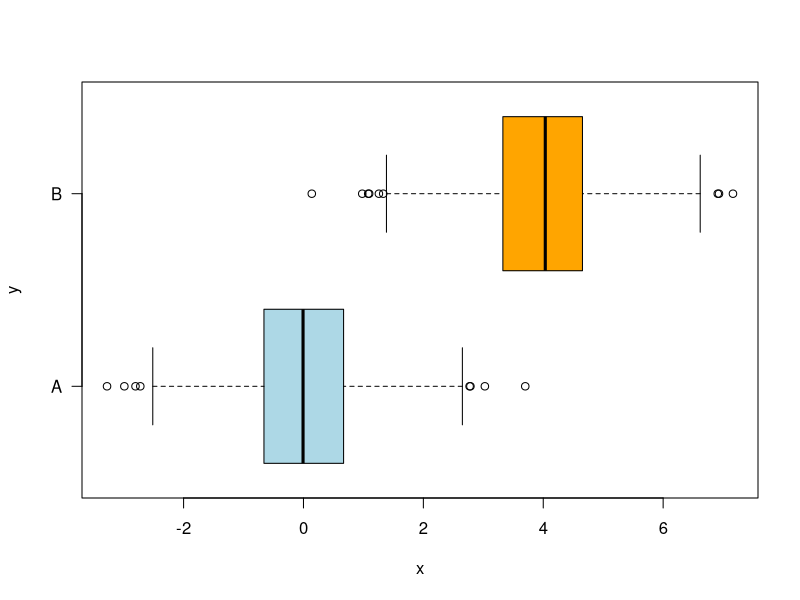
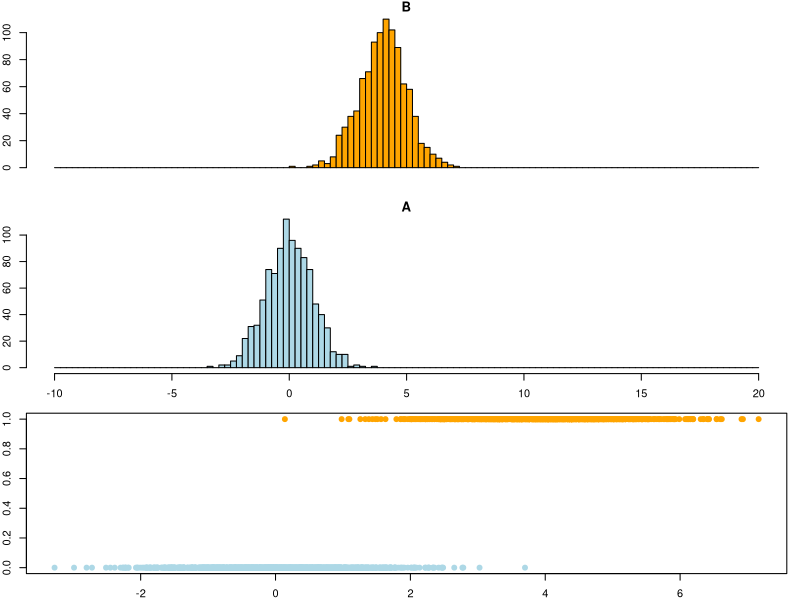

Write R code to recreate these figures, in order.
## ---- chunk 1
library(MASS)                 # LDA and QDA

knitr::opts_chunk$set(echo = TRUE)
## ---- chunk 2

###
#
# prediction.metrics function -- to return a list with all the metrics values
#
# Based on R functions shared by faculty in Harvard data science class (2021). See references.
#
# Input: truth and predicted lists.
#
# Returns a list with:
# [1] OBS = Observations or truth cases
# [2] Accuracy. ACC = sum(truth == predicted) * 100/length(truth)
# [3] Sensitivity. TPR True Positive Rate = TP/(TP + FN) = TP/P
# [4] Specificity. TNR True Negative Rate = TN/(FP + TN) = TN/N
# [5] Precision. Positive Predictive Value. PPV = TP/(TP + FP)
# [6] Negative Predictive Value. NPV = TN/(TN + FN)
# [7] False Discovery Rate. FDR = FP/(TP + FP)
# [8] False Positive Rate. FPR = FP/(FP + TN) = FP/N
# [9] True Positives. TP = sum(truth == 1 & predicted == 1)
# [10] True Negatives. TN = sum(truth == 0 & predicted == 0)
# [11] False Positives. FP = sum(truth == 0 & predicted == 1)
# [12] False Negatives. FN = sum(truth == 1 & predicted == 0)
# [13] Positives. P = TP + FN  # total number positives in the truth data
# [14] Negatives. N = FP + TN  # total number of negatives
#
prediction.metrics = function(truth, predicted) {
    # same length:
    if (length(truth) != length(predicted)) {
        stop("truth and predicted must be same length!")
    }
    # check for missing values (we are going to compute metrics on non-missing
    # values only)
    bKeep = !is.na(truth) & !is.na(predicted)
    predicted = predicted[bKeep]
    truth = truth[bKeep]
    # only 0 and 1:
    if (sum(truth %in% c(0, 1)) + sum(predicted %in% c(0, 1)) != 2 * length(truth)) {
        stop("only zeroes and ones are allowed!")
    }
    # how predictions align against known training/testing outcomes: TP/FP=
    # true/false positives, TN/FN=true/false negatives
    TP = sum(truth == 1 & predicted == 1)
    TN = sum(truth == 0 & predicted == 0)
    FP = sum(truth == 0 & predicted == 1)
    FN = sum(truth == 1 & predicted == 0)
    P = TP + FN  # total number of positives in the truth data
    N = FP + TN  # total number of negatives
    # Add the following output to return (OAT 11/9/2021)
    OBS = length(truth)
    ACC = sum(truth == predicted)/length(truth)
    TPR = TP/P
    TNR = TN/N
    PPV = TP/(TP + FP)
    NPV = TN/(TN + FN)
    FDR = FP/(TP + FP)
    FPR = FP/N
    
    # Returned a named list
    output <- list(OBS=OBS, ACC=ACC, TPR=TPR, TNR=TNR, PPV=PPV, 
                   NPV=NPV, FDR=FDR, FPR=FPR, TP=TP, 
                   TN=TN, FP=FP, FN=FN, P=P, N=N)
    return(output)
}

print.the.metrics = function(metrics){
  cat(' OBS = ', metrics$OBS, '...................number of observations')
  cat('\n ACC = ', metrics$ACC, '..................Accuracy')
  cat('\n TPR = ', metrics$TPR, '..................True Positive Rate')
  cat('\n TNR = ', metrics$TNR, '..................True Negative Rate')
  cat('\n PPV = ', metrics$PPV, '..................Positive Predictive Value (Precision)')
  cat('\n NPV = ', metrics$NPV, '..................Negative Predictive Value')
  cat('\n FDR = ', metrics$FDR, '..................False Discover Rate')
  cat('\n FPR = ', metrics$FPR, '..................False Positive Rate')
  cat('\n TP  = ', metrics$FP, '..................True Positives')
  cat('\n TN  = ', metrics$TN, '..................True Negatives')
  cat('\n FP  = ', metrics$TN, '..................False Positives')
  cat('\n FN  = ', metrics$FN, '..................False Negatives')
  cat('\n P   = ', metrics$P, '..................Positives')
  cat('\n N   = ', metrics$N, '..................Negatives')

  
}

## ---- chunk 3

# From Harvard data science class (see references at the end of this notebook)

set.seed(11)

N = 1000
mu = 4

# Our measuring variable is continuous, numeric...
# ...it has two Normal distribution waves
x <- c(rnorm(N), rnorm(N, mean=mu))

# Our outcome is categorical, A and B xxxx times each
# ...the idea is to match A and B to a number x
y <- rep(c("A", "B"), each=N)

# Make a data.frame with 1 and 0 values for Y
df <- data.frame(Y=ifelse(y=="A",0, 1), X=x)

## ---- chunk 4
# From Harvard data science class (see references)
boxplot(x~y, col=c("lightblue","orange"), horizontal=T, las=1)

# Now place a histogram on top of another histogram

oldpar <- par(mfrow=c(3, 1), mar=c(2,2,1,1))

breaks <- seq(-10, 20, by=0.25)

# Histogram for 'B'
hist(x[y=="B"], breaks=breaks, col='orange', main="B", xaxt='n')

# Histogram for 'A'
hist(x[y=="A"], breaks=breaks, col='lightblue', main="A")

plot(x, ifelse(y=="A", 0,1), breaks=breaks, col=ifelse(y=="A", "lightblue","orange"), pch=19)

par(oldpar)
## ---- chunk 5
##
#
# LDA from library{MASS}
#
##
lda.m <- lda(Y~X, data = df)
summary(lda.m)
## ---- chunk 6
lda.p <- predict(lda.m)

## ---- chunk 7
lda.class = lda.p$class
table(lda.class, y)
mean(lda.class == y)

## ---- chunk 8

lda.metrics <- prediction.metrics(df$Y, lda.class)
print.the.metrics(lda.metrics)


